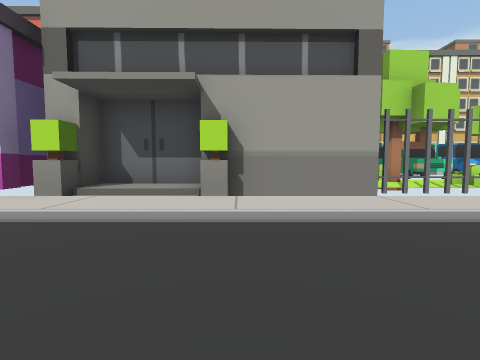
View 1 (above)

19 first-person views from a walk through a scene from a Unity 3-D project. The camera is 1.4 m above the floor, tilts 4° down and sees 85° across. The floor is counted in squares, 2 m on a side. Each view is taken from the middle of a square. On the plan, view 1 faces up. The plan holds only what a view shows up to about 9 squares ahead; the rest is blank. The place goes on beyond the plan. The player is left out. Some surface patterns are stand-ins.

View 2
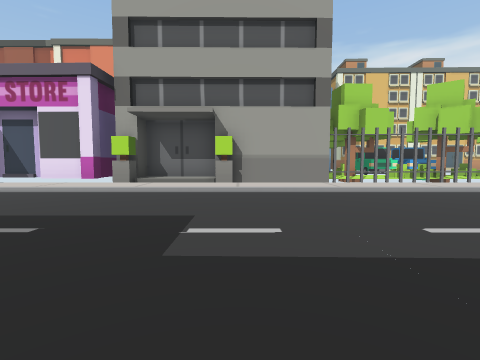

View 3
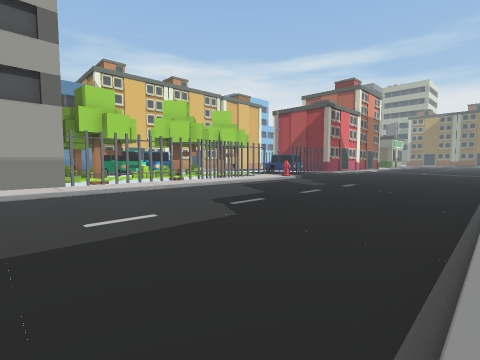

View 4
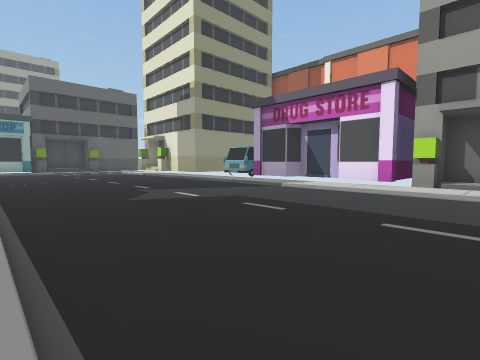

View 5
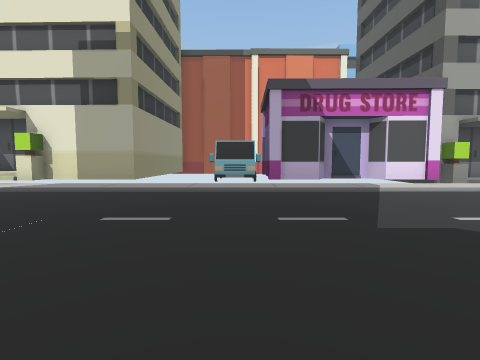

View 6
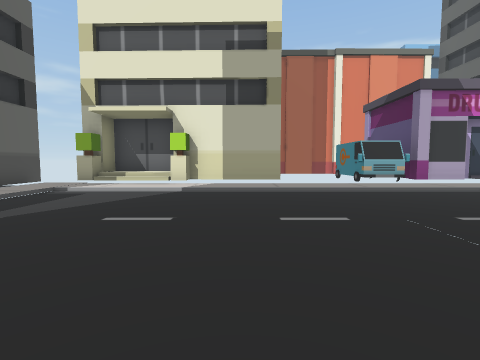

View 7
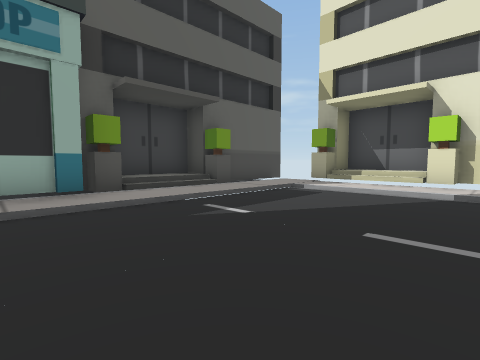

View 8
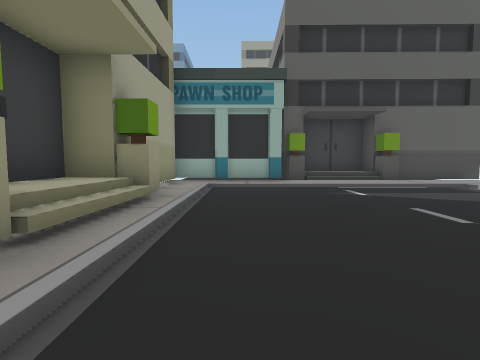

View 9
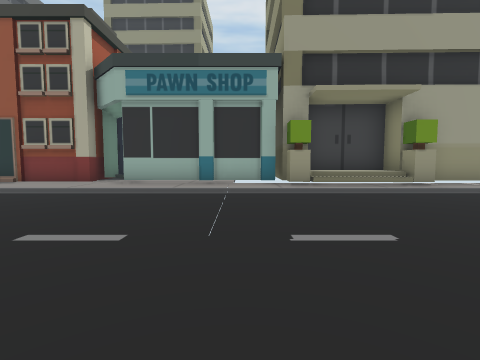

View 10
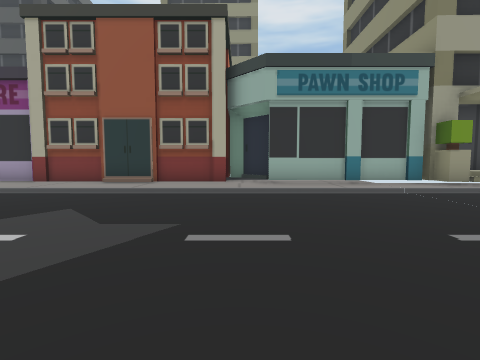

View 11
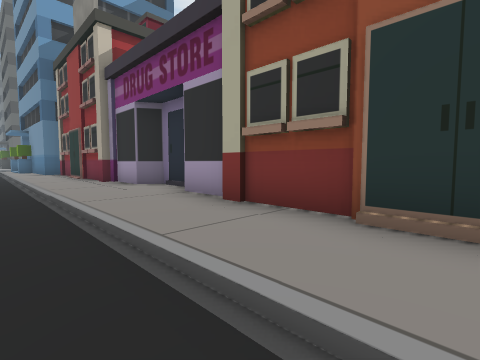

View 12
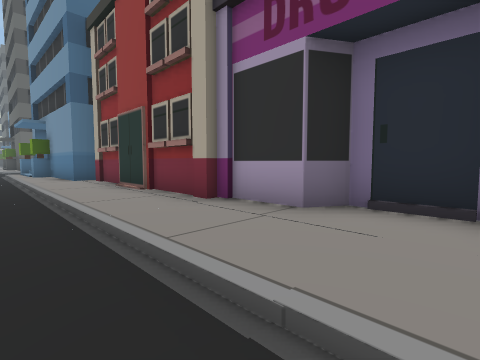

View 13
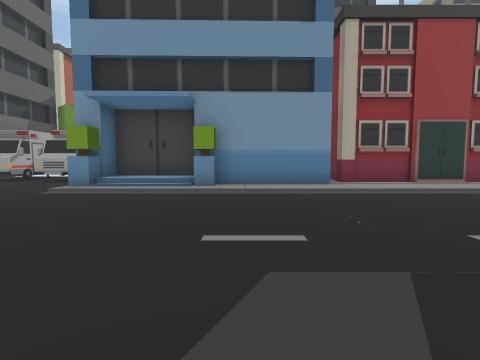

View 14
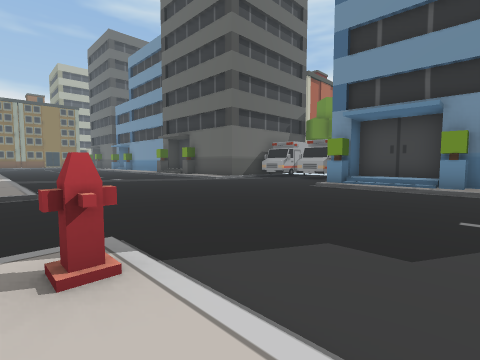

View 15
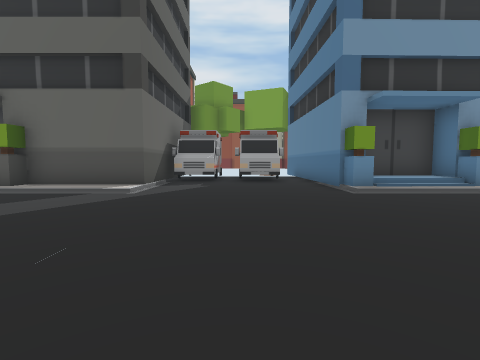

View 16
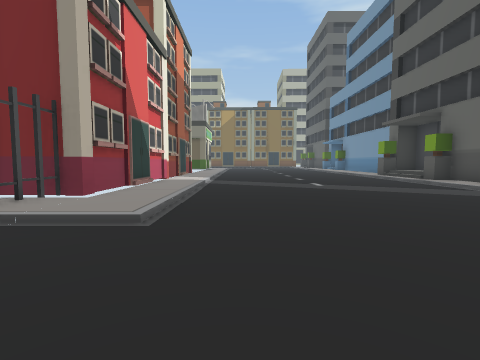

View 17
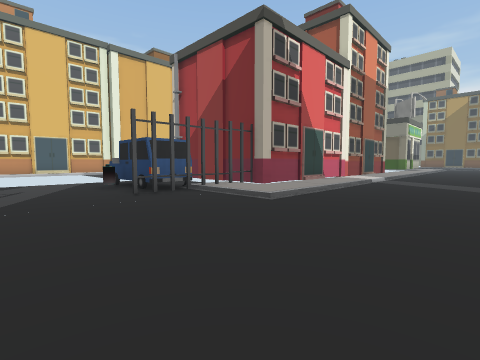

View 18
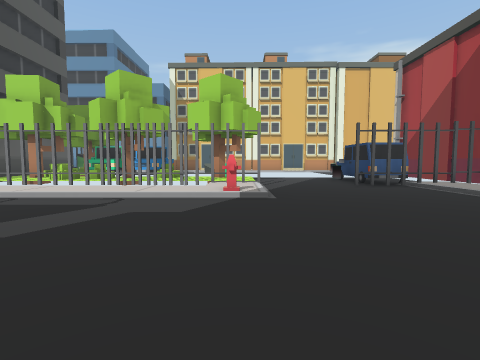

View 19
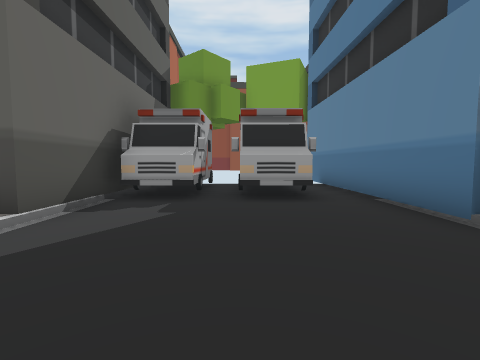

### Floor plan
Key: @ floor where view 1 was taken; # wall or solid block; x gap in a wall; . main floor; : floor 0.25 m higher than the main floor; + floor 0.5 m higher than the main floor; * floor 1 m higher than the main floor; / step, stairs or slope; C car; T tree; B bush; A van; H hydrant; O other object.
Columns run from 24 left of view 1 to 23 right of it. Each row starts with its distance up from view 1.
  9                               CCO    ....
  8                             OT/:T  T ...CC.
  7                             ::/B:::::..O# .#
  6    ####             ##### ####B###x #...####
  5  # #/*####  AA########.###         #:..../:#####
  4  #:://::::::::::::::::::::::::::::::H..../::::::
  3  #://////////////////////////////////....///////
  2 ##:/............................................
  1 #///............................................
  0 #///....................@.......................
 -1 ##:/............................................
 -2  #:/............................................
 -3  #:/............................................
 -4  #:////////////////////////////////////.....////
 -5  #####*//#:/::/:::::::::::::::::####++#.....####
 -6      #########/#######::#########  ####.....#
 -7              ###     ####             #.OOOO#
 -8                                       #.  ###
 -9                                       #.
-10                                       #.
-11                                       #

Where each view was taken, in squares from view 1:
view 1: 0 up, 0 right, facing up
view 2: 3 down, 0 right, facing up
view 3: 4 down, 1 right, facing up-right
view 4: 4 down, 2 left, facing up-left
view 5: 4 down, 11 left, facing up
view 6: 4 down, 16 left, facing up
view 7: 3 down, 17 left, facing up-left
view 8: 3 down, 14 left, facing left
view 9: 2 up, 14 left, facing down
view 10: 2 up, 10 left, facing down
view 11: 3 down, 7 left, facing down-right
view 12: 3 down, 2 left, facing down-right
view 13: 2 up, 10 right, facing down
view 14: 4 up, 10 right, facing down-right
view 15: 2 up, 17 right, facing down
view 16: 2 up, 14 right, facing right
view 17: 0 up, 13 right, facing up-right
view 18: 2 down, 12 right, facing up
view 19: 2 down, 17 right, facing down
